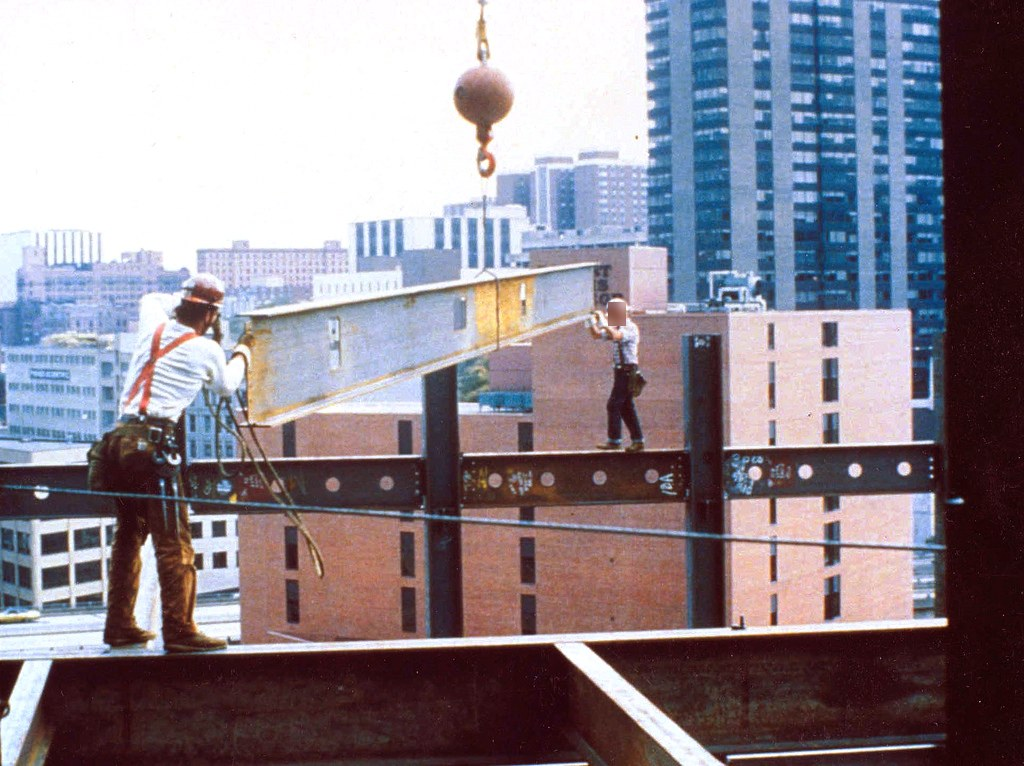
#> input picture modulos/inspector/escenas/altura_sin_proteccion/foto.jpg, 1024 x 766 px; its folder holds only this picture in this run
$ python -i rostros.py   (imports and definitions only)
#> lines starting #> are read from the running program, lines starting #| are printed output that depends on the picture; after the words box and inside, x2 and y2 are one past the last pixel; in counts of white or black regions, pixels touching at a corner belong together
"""Difuminado de rostros para toda imagen guardada o mostrada.

Detector principal: YuNet (OpenCV), liviano, corre en CPU y sin internet; el
modelo ONNX está versionado en modulos/comun/modelos/. Si el modelo falta o
la versión de OpenCV no lo soporta, se usa la cascada Haar que viene con OpenCV.
"""

import logging
import threading
from pathlib import Path

import cv2
import numpy as np

log = logging.getLogger(__name__)

RUTA_MODELO = Path(__file__).parent / "modelos" / "face_detection_yunet_2023mar.onnx"
UMBRAL_CONFIANZA = 0.6
MARGEN = 0.20  # el recuadro se agranda 20 % por lado para cubrir frente y mentón

_candado = threading.Lock()  # los detectores de OpenCV no son seguros entre hilos
_yunet = None
_haar = None
_listo = False


def _preparar() -> None:
    """Carga el detector una sola vez."""
    global _yunet, _haar, _listo
    if _listo:
        return
    try:
        # Se lee el modelo a memoria: cv2 no abre rutas con tildes en Windows
        contenido = np.fromfile(str(RUTA_MODELO), dtype=np.uint8)
        _yunet = cv2.FaceDetectorYN.create("onnx", contenido, np.empty(0, np.uint8), (320, 320), UMBRAL_CONFIANZA)
    except Exception as error:  # modelo ausente o OpenCV sin FaceDetectorYN
        log.warning("No se pudo cargar YuNet (%s); se usa la cascada Haar, menos precisa", error)
        _haar = cv2.CascadeClassifier(cv2.data.haarcascades + "haarcascade_frontalface_default.xml")
    _listo = True


def detectar_rostros(frame: np.ndarray) -> list[tuple[int, int, int, int]]:
    """Devuelve los rostros del frame BGR como recuadros (x, y, ancho, alto)."""
    alto, ancho = frame.shape[:2]
    with _candado:
        _preparar()
        if _yunet is not None:
            _yunet.setInputSize((ancho, alto))
            _, caras = _yunet.detect(frame)
            if caras is None:
                return []
            return [tuple(int(v) for v in cara[:4]) for cara in caras]
        gris = cv2.cvtColor(frame, cv2.COLOR_BGR2GRAY)
        return [tuple(int(v) for v in cara) for cara in _haar.detectMultiScale(gris, 1.1, 5)]


def detectar_rostros_con_ojos(frame: np.ndarray) -> list[dict]:
    """Rostros del frame BGR con la posición de los ojos (solo YuNet).

    Cada rostro es ``{"caja": (x, y, ancho, alto), "ojos": ((x, y), (x, y)), "confianza": float}``
    en píxeles. Devuelve una lista vacía si YuNet no está disponible: la cascada Haar no
    ubica los ojos.
    """
    alto, ancho = frame.shape[:2]
    with _candado:
        _preparar()
        if _yunet is None:
            return []
        _yunet.setInputSize((ancho, alto))
        _, caras = _yunet.detect(frame)
    if caras is None:
        return []
    return [
        {"caja": tuple(int(v) for v in cara[:4]),
         "ojos": ((float(cara[4]), float(cara[5])), (float(cara[6]), float(cara[7]))),
         "confianza": float(cara[14])}
        for cara in caras
    ]


def difuminar_rostros(frame: np.ndarray) -> np.ndarray:
    """Devuelve una copia del frame de OpenCV (BGR) con los rostros difuminados.

    El frame original no se modifica. Úsese antes de guardar, subir o mostrar
    cualquier imagen.
    """
    salida = frame.copy()
    alto, ancho = salida.shape[:2]
    for x, y, w, h in detectar_rostros(frame):
        x0 = max(0, int(x - w * MARGEN))
        y0 = max(0, int(y - h * MARGEN))
        x1 = min(ancho, int(x + w * (1 + MARGEN)))
        y1 = min(alto, int(y + h * (1 + MARGEN)))
        if x1 <= x0 or y1 <= y0:
            continue
        region = salida[y0:y1, x0:x1]
        # Núcleo proporcional al rostro (impar) para que no sea reconocible
        nucleo = max(31, (max(x1 - x0, y1 - y0) // 2) | 1)
        salida[y0:y1, x0:x1] = cv2.GaussianBlur(region, (nucleo, nucleo), 0)
    return salida

>>> import cv2
>>> picture = cv2.imread('../inspector/escenas/altura_sin_proteccion/foto.jpg')
#> picture is the input picture: shape (766, 1024, 3); mean B, G, R 142.9, 133.2, 140.9
>>> result = difuminar_rostros(picture)
#> in detectar_rostros, `alto, ancho = frame.shape[:2]`: alto = 766; ancho = 1024
#> in detectar_rostros, `gris = cv2.cvtColor(frame, cv2.COLOR_BGR2GRAY)`:
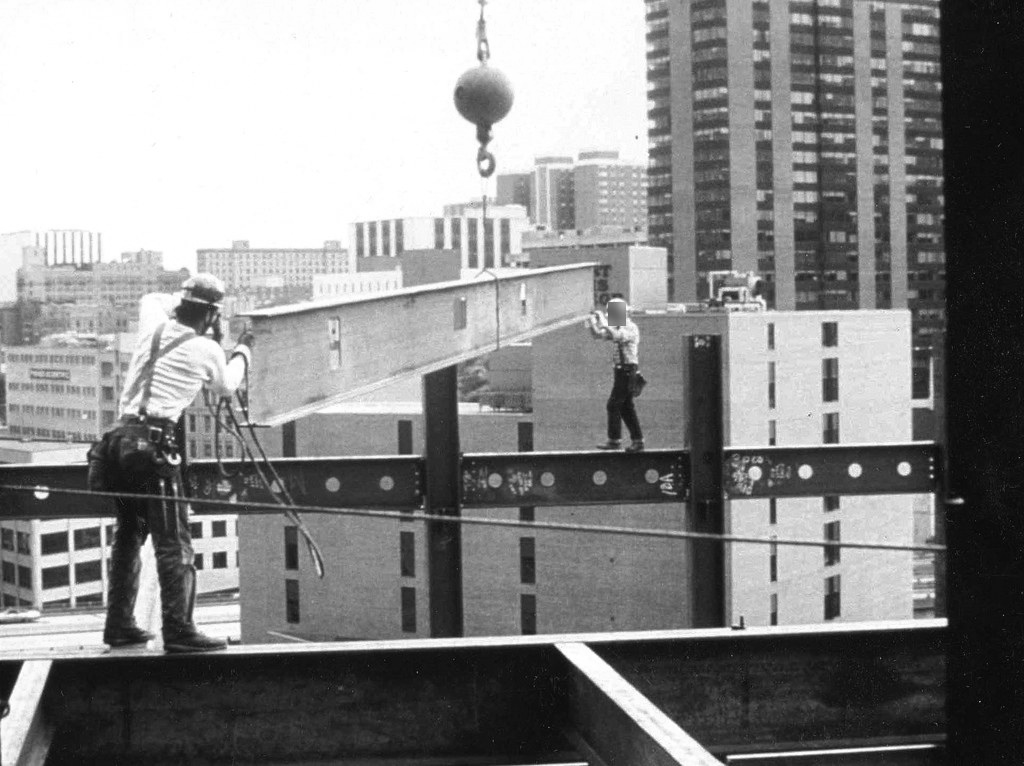
#> gris: shape (766, 1024); min 5, max 255, mean 136.6
#> the loop in difuminar_rostros, `for x, y, w, h in detectar_rostros(frame):` made 3 passes
#> (x, y, w, h, x0, y0, x1, y1) on passes 1 to 3: (685, 167, 53, 53, 674, 156, 748, 230), (681, 24, 58, 58, 669, 12, 750, 93), (180, 568, 73, 73, 165, 553, 267, 655)
#> pass 1, in difuminar_rostros, `region = salida[y0:y1, x0:x1]`:
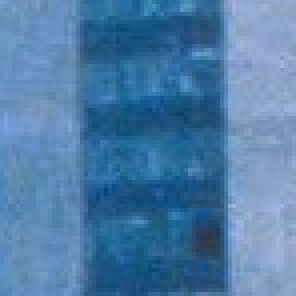
#> region: shape (74, 74, 3) (shown 4 times larger); mean B, G, R 167.9, 124.6, 78.4
#> pass 2, in difuminar_rostros, `region = salida[y0:y1, x0:x1]`:
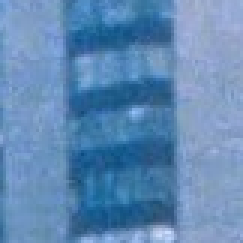
#> region: shape (81, 81, 3) (shown 3 times larger); mean B, G, R 181.1, 137.7, 96.6
#> pass 3, in difuminar_rostros, `region = salida[y0:y1, x0:x1]`:
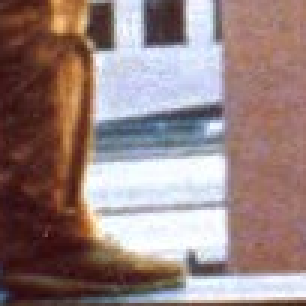
#> region: shape (102, 102, 3) (shown 3 times larger); mean B, G, R 127.3, 129, 150.4
#> after the loop in difuminar_rostros, `for x, y, w, h in detectar_rostros(frame):`:
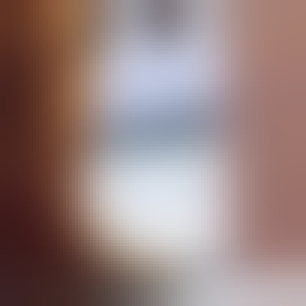
#> region: shape (102, 102, 3) (shown 3 times larger); mean B, G, R 127.6, 129.3, 150.6
#> after the loop in difuminar_rostros, `for x, y, w, h in detectar_rostros(frame):`:
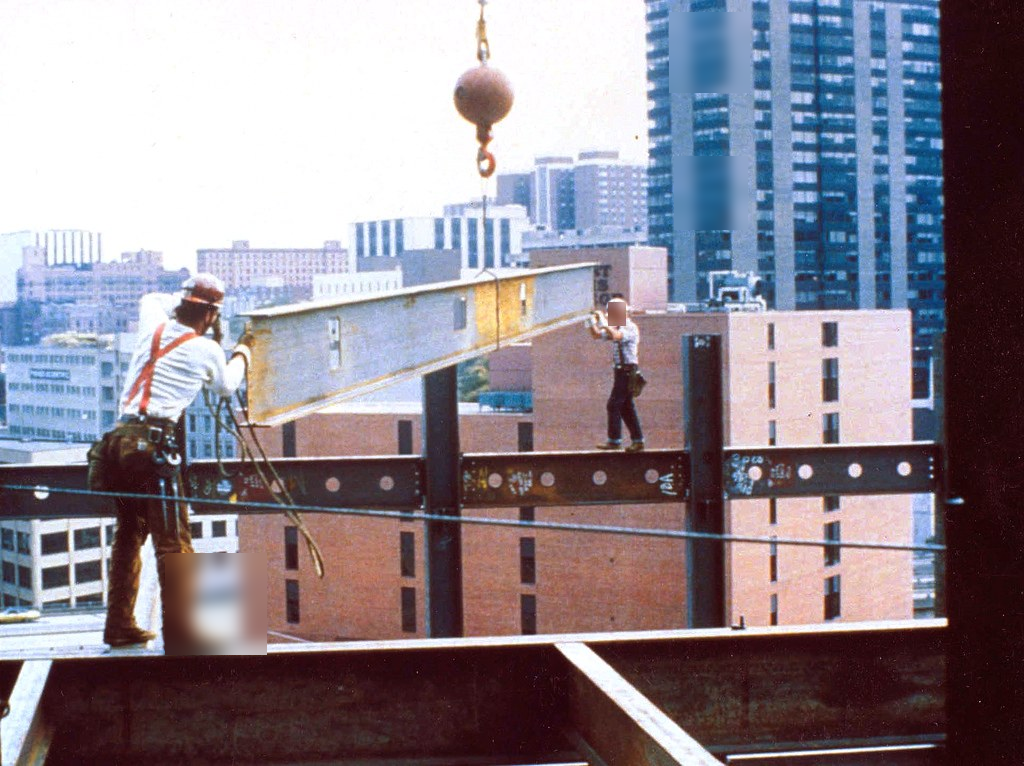
#> salida: shape (766, 1024, 3); 2.86% of pixels changed, all inside (x1, y1, x2, y2) = (165, 12, 750, 655)
